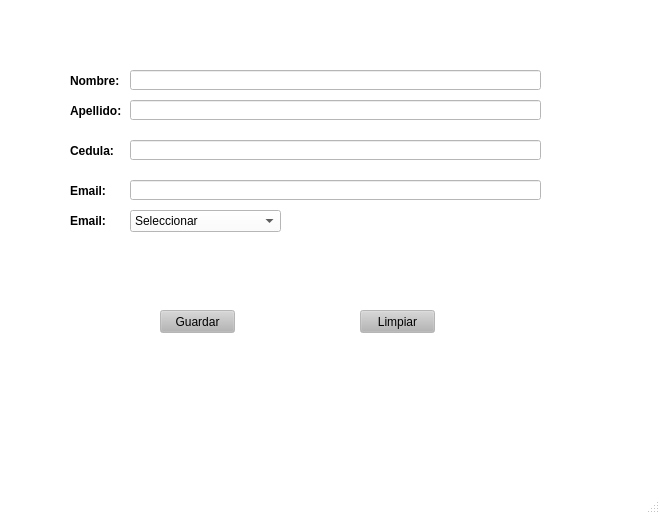
<?xml version="1.0" encoding="UTF-8"?>
<ui version="4.0">
 <class>vtnPrincipal</class>
 <widget class="QMainWindow" name="vtnPrincipal">
  <property name="geometry">
   <rect>
    <x>0</x>
    <y>0</y>
    <width>660</width>
    <height>514</height>
   </rect>
  </property>
  <property name="palette">
   <palette>
    <active>
     <colorrole role="WindowText">
      <brush brushstyle="SolidPattern">
       <color alpha="255">
        <red>0</red>
        <green>0</green>
        <blue>0</blue>
       </color>
      </brush>
     </colorrole>
     <colorrole role="Button">
      <brush brushstyle="SolidPattern">
       <color alpha="255">
        <red>255</red>
        <green>255</green>
        <blue>255</blue>
       </color>
      </brush>
     </colorrole>
     <colorrole role="Light">
      <brush brushstyle="SolidPattern">
       <color alpha="255">
        <red>255</red>
        <green>255</green>
        <blue>255</blue>
       </color>
      </brush>
     </colorrole>
     <colorrole role="Midlight">
      <brush brushstyle="SolidPattern">
       <color alpha="255">
        <red>255</red>
        <green>255</green>
        <blue>255</blue>
       </color>
      </brush>
     </colorrole>
     <colorrole role="Dark">
      <brush brushstyle="SolidPattern">
       <color alpha="255">
        <red>127</red>
        <green>127</green>
        <blue>127</blue>
       </color>
      </brush>
     </colorrole>
     <colorrole role="Mid">
      <brush brushstyle="SolidPattern">
       <color alpha="255">
        <red>170</red>
        <green>170</green>
        <blue>170</blue>
       </color>
      </brush>
     </colorrole>
     <colorrole role="Text">
      <brush brushstyle="SolidPattern">
       <color alpha="255">
        <red>0</red>
        <green>0</green>
        <blue>0</blue>
       </color>
      </brush>
     </colorrole>
     <colorrole role="BrightText">
      <brush brushstyle="SolidPattern">
       <color alpha="255">
        <red>255</red>
        <green>255</green>
        <blue>255</blue>
       </color>
      </brush>
     </colorrole>
     <colorrole role="ButtonText">
      <brush brushstyle="SolidPattern">
       <color alpha="255">
        <red>0</red>
        <green>0</green>
        <blue>0</blue>
       </color>
      </brush>
     </colorrole>
     <colorrole role="Base">
      <brush brushstyle="SolidPattern">
       <color alpha="255">
        <red>255</red>
        <green>255</green>
        <blue>255</blue>
       </color>
      </brush>
     </colorrole>
     <colorrole role="Window">
      <brush brushstyle="SolidPattern">
       <color alpha="255">
        <red>255</red>
        <green>255</green>
        <blue>255</blue>
       </color>
      </brush>
     </colorrole>
     <colorrole role="Shadow">
      <brush brushstyle="SolidPattern">
       <color alpha="255">
        <red>0</red>
        <green>0</green>
        <blue>0</blue>
       </color>
      </brush>
     </colorrole>
     <colorrole role="AlternateBase">
      <brush brushstyle="SolidPattern">
       <color alpha="255">
        <red>255</red>
        <green>255</green>
        <blue>255</blue>
       </color>
      </brush>
     </colorrole>
     <colorrole role="ToolTipBase">
      <brush brushstyle="SolidPattern">
       <color alpha="255">
        <red>255</red>
        <green>255</green>
        <blue>220</blue>
       </color>
      </brush>
     </colorrole>
     <colorrole role="ToolTipText">
      <brush brushstyle="SolidPattern">
       <color alpha="255">
        <red>0</red>
        <green>0</green>
        <blue>0</blue>
       </color>
      </brush>
     </colorrole>
    </active>
    <inactive>
     <colorrole role="WindowText">
      <brush brushstyle="SolidPattern">
       <color alpha="255">
        <red>0</red>
        <green>0</green>
        <blue>0</blue>
       </color>
      </brush>
     </colorrole>
     <colorrole role="Button">
      <brush brushstyle="SolidPattern">
       <color alpha="255">
        <red>255</red>
        <green>255</green>
        <blue>255</blue>
       </color>
      </brush>
     </colorrole>
     <colorrole role="Light">
      <brush brushstyle="SolidPattern">
       <color alpha="255">
        <red>255</red>
        <green>255</green>
        <blue>255</blue>
       </color>
      </brush>
     </colorrole>
     <colorrole role="Midlight">
      <brush brushstyle="SolidPattern">
       <color alpha="255">
        <red>255</red>
        <green>255</green>
        <blue>255</blue>
       </color>
      </brush>
     </colorrole>
     <colorrole role="Dark">
      <brush brushstyle="SolidPattern">
       <color alpha="255">
        <red>127</red>
        <green>127</green>
        <blue>127</blue>
       </color>
      </brush>
     </colorrole>
     <colorrole role="Mid">
      <brush brushstyle="SolidPattern">
       <color alpha="255">
        <red>170</red>
        <green>170</green>
        <blue>170</blue>
       </color>
      </brush>
     </colorrole>
     <colorrole role="Text">
      <brush brushstyle="SolidPattern">
       <color alpha="255">
        <red>0</red>
        <green>0</green>
        <blue>0</blue>
       </color>
      </brush>
     </colorrole>
     <colorrole role="BrightText">
      <brush brushstyle="SolidPattern">
       <color alpha="255">
        <red>255</red>
        <green>255</green>
        <blue>255</blue>
       </color>
      </brush>
     </colorrole>
     <colorrole role="ButtonText">
      <brush brushstyle="SolidPattern">
       <color alpha="255">
        <red>0</red>
        <green>0</green>
        <blue>0</blue>
       </color>
      </brush>
     </colorrole>
     <colorrole role="Base">
      <brush brushstyle="SolidPattern">
       <color alpha="255">
        <red>255</red>
        <green>255</green>
        <blue>255</blue>
       </color>
      </brush>
     </colorrole>
     <colorrole role="Window">
      <brush brushstyle="SolidPattern">
       <color alpha="255">
        <red>255</red>
        <green>255</green>
        <blue>255</blue>
       </color>
      </brush>
     </colorrole>
     <colorrole role="Shadow">
      <brush brushstyle="SolidPattern">
       <color alpha="255">
        <red>0</red>
        <green>0</green>
        <blue>0</blue>
       </color>
      </brush>
     </colorrole>
     <colorrole role="AlternateBase">
      <brush brushstyle="SolidPattern">
       <color alpha="255">
        <red>255</red>
        <green>255</green>
        <blue>255</blue>
       </color>
      </brush>
     </colorrole>
     <colorrole role="ToolTipBase">
      <brush brushstyle="SolidPattern">
       <color alpha="255">
        <red>255</red>
        <green>255</green>
        <blue>220</blue>
       </color>
      </brush>
     </colorrole>
     <colorrole role="ToolTipText">
      <brush brushstyle="SolidPattern">
       <color alpha="255">
        <red>0</red>
        <green>0</green>
        <blue>0</blue>
       </color>
      </brush>
     </colorrole>
    </inactive>
    <disabled>
     <colorrole role="WindowText">
      <brush brushstyle="SolidPattern">
       <color alpha="255">
        <red>127</red>
        <green>127</green>
        <blue>127</blue>
       </color>
      </brush>
     </colorrole>
     <colorrole role="Button">
      <brush brushstyle="SolidPattern">
       <color alpha="255">
        <red>255</red>
        <green>255</green>
        <blue>255</blue>
       </color>
      </brush>
     </colorrole>
     <colorrole role="Light">
      <brush brushstyle="SolidPattern">
       <color alpha="255">
        <red>255</red>
        <green>255</green>
        <blue>255</blue>
       </color>
      </brush>
     </colorrole>
     <colorrole role="Midlight">
      <brush brushstyle="SolidPattern">
       <color alpha="255">
        <red>255</red>
        <green>255</green>
        <blue>255</blue>
       </color>
      </brush>
     </colorrole>
     <colorrole role="Dark">
      <brush brushstyle="SolidPattern">
       <color alpha="255">
        <red>127</red>
        <green>127</green>
        <blue>127</blue>
       </color>
      </brush>
     </colorrole>
     <colorrole role="Mid">
      <brush brushstyle="SolidPattern">
       <color alpha="255">
        <red>170</red>
        <green>170</green>
        <blue>170</blue>
       </color>
      </brush>
     </colorrole>
     <colorrole role="Text">
      <brush brushstyle="SolidPattern">
       <color alpha="255">
        <red>127</red>
        <green>127</green>
        <blue>127</blue>
       </color>
      </brush>
     </colorrole>
     <colorrole role="BrightText">
      <brush brushstyle="SolidPattern">
       <color alpha="255">
        <red>255</red>
        <green>255</green>
        <blue>255</blue>
       </color>
      </brush>
     </colorrole>
     <colorrole role="ButtonText">
      <brush brushstyle="SolidPattern">
       <color alpha="255">
        <red>127</red>
        <green>127</green>
        <blue>127</blue>
       </color>
      </brush>
     </colorrole>
     <colorrole role="Base">
      <brush brushstyle="SolidPattern">
       <color alpha="255">
        <red>255</red>
        <green>255</green>
        <blue>255</blue>
       </color>
      </brush>
     </colorrole>
     <colorrole role="Window">
      <brush brushstyle="SolidPattern">
       <color alpha="255">
        <red>255</red>
        <green>255</green>
        <blue>255</blue>
       </color>
      </brush>
     </colorrole>
     <colorrole role="Shadow">
      <brush brushstyle="SolidPattern">
       <color alpha="255">
        <red>0</red>
        <green>0</green>
        <blue>0</blue>
       </color>
      </brush>
     </colorrole>
     <colorrole role="AlternateBase">
      <brush brushstyle="SolidPattern">
       <color alpha="255">
        <red>255</red>
        <green>255</green>
        <blue>255</blue>
       </color>
      </brush>
     </colorrole>
     <colorrole role="ToolTipBase">
      <brush brushstyle="SolidPattern">
       <color alpha="255">
        <red>255</red>
        <green>255</green>
        <blue>220</blue>
       </color>
      </brush>
     </colorrole>
     <colorrole role="ToolTipText">
      <brush brushstyle="SolidPattern">
       <color alpha="255">
        <red>0</red>
        <green>0</green>
        <blue>0</blue>
       </color>
      </brush>
     </colorrole>
    </disabled>
   </palette>
  </property>
  <property name="windowTitle">
   <string>Sistema de Administración de Persona</string>
  </property>
  <widget class="QWidget" name="centralwidget">
   <widget class="QLabel" name="lblNombre">
    <property name="geometry">
     <rect>
      <x>70</x>
      <y>60</y>
      <width>131</width>
      <height>41</height>
     </rect>
    </property>
    <property name="font">
     <font>
      <weight>75</weight>
      <bold>true</bold>
     </font>
    </property>
    <property name="mouseTracking">
     <bool>false</bool>
    </property>
    <property name="tabletTracking">
     <bool>false</bool>
    </property>
    <property name="text">
     <string>Nombre:</string>
    </property>
   </widget>
   <widget class="QLabel" name="lblApellido">
    <property name="geometry">
     <rect>
      <x>70</x>
      <y>90</y>
      <width>131</width>
      <height>41</height>
     </rect>
    </property>
    <property name="font">
     <font>
      <weight>75</weight>
      <bold>true</bold>
     </font>
    </property>
    <property name="mouseTracking">
     <bool>false</bool>
    </property>
    <property name="tabletTracking">
     <bool>false</bool>
    </property>
    <property name="text">
     <string>Apellido:</string>
    </property>
   </widget>
   <widget class="QLineEdit" name="TxTNombre">
    <property name="geometry">
     <rect>
      <x>130</x>
      <y>70</y>
      <width>411</width>
      <height>20</height>
     </rect>
    </property>
    <property name="text">
     <string/>
    </property>
    <property name="maxLength">
     <number>20</number>
    </property>
   </widget>
   <widget class="QLineEdit" name="TxTApellido">
    <property name="geometry">
     <rect>
      <x>130</x>
      <y>100</y>
      <width>411</width>
      <height>20</height>
     </rect>
    </property>
    <property name="maxLength">
     <number>20</number>
    </property>
   </widget>
   <widget class="QPushButton" name="btnGuardar">
    <property name="geometry">
     <rect>
      <x>160</x>
      <y>310</y>
      <width>75</width>
      <height>23</height>
     </rect>
    </property>
    <property name="palette">
     <palette>
      <active>
       <colorrole role="Button">
        <brush brushstyle="SolidPattern">
         <color alpha="255">
          <red>181</red>
          <green>181</green>
          <blue>181</blue>
         </color>
        </brush>
       </colorrole>
       <colorrole role="Light">
        <brush brushstyle="SolidPattern">
         <color alpha="255">
          <red>156</red>
          <green>156</green>
          <blue>156</blue>
         </color>
        </brush>
       </colorrole>
       <colorrole role="Midlight">
        <brush brushstyle="SolidPattern">
         <color alpha="255">
          <red>150</red>
          <green>150</green>
          <blue>150</blue>
         </color>
        </brush>
       </colorrole>
      </active>
      <inactive>
       <colorrole role="Button">
        <brush brushstyle="SolidPattern">
         <color alpha="255">
          <red>181</red>
          <green>181</green>
          <blue>181</blue>
         </color>
        </brush>
       </colorrole>
       <colorrole role="Light">
        <brush brushstyle="SolidPattern">
         <color alpha="255">
          <red>156</red>
          <green>156</green>
          <blue>156</blue>
         </color>
        </brush>
       </colorrole>
       <colorrole role="Midlight">
        <brush brushstyle="SolidPattern">
         <color alpha="255">
          <red>150</red>
          <green>150</green>
          <blue>150</blue>
         </color>
        </brush>
       </colorrole>
      </inactive>
      <disabled>
       <colorrole role="Button">
        <brush brushstyle="SolidPattern">
         <color alpha="255">
          <red>181</red>
          <green>181</green>
          <blue>181</blue>
         </color>
        </brush>
       </colorrole>
       <colorrole role="Light">
        <brush brushstyle="SolidPattern">
         <color alpha="255">
          <red>156</red>
          <green>156</green>
          <blue>156</blue>
         </color>
        </brush>
       </colorrole>
       <colorrole role="Midlight">
        <brush brushstyle="SolidPattern">
         <color alpha="255">
          <red>150</red>
          <green>150</green>
          <blue>150</blue>
         </color>
        </brush>
       </colorrole>
      </disabled>
     </palette>
    </property>
    <property name="text">
     <string>Guardar</string>
    </property>
   </widget>
   <widget class="QLabel" name="lblCedula">
    <property name="geometry">
     <rect>
      <x>70</x>
      <y>130</y>
      <width>131</width>
      <height>41</height>
     </rect>
    </property>
    <property name="font">
     <font>
      <weight>75</weight>
      <bold>true</bold>
     </font>
    </property>
    <property name="mouseTracking">
     <bool>false</bool>
    </property>
    <property name="tabletTracking">
     <bool>false</bool>
    </property>
    <property name="text">
     <string>Cedula:</string>
    </property>
   </widget>
   <widget class="QLineEdit" name="TxTCedula">
    <property name="geometry">
     <rect>
      <x>130</x>
      <y>140</y>
      <width>411</width>
      <height>20</height>
     </rect>
    </property>
    <property name="maxLength">
     <number>10</number>
    </property>
   </widget>
   <widget class="QLabel" name="lblEmail">
    <property name="geometry">
     <rect>
      <x>70</x>
      <y>170</y>
      <width>131</width>
      <height>41</height>
     </rect>
    </property>
    <property name="font">
     <font>
      <weight>75</weight>
      <bold>true</bold>
     </font>
    </property>
    <property name="mouseTracking">
     <bool>false</bool>
    </property>
    <property name="tabletTracking">
     <bool>false</bool>
    </property>
    <property name="text">
     <string>Email:</string>
    </property>
   </widget>
   <widget class="QLineEdit" name="TxTEmail">
    <property name="geometry">
     <rect>
      <x>130</x>
      <y>180</y>
      <width>411</width>
      <height>20</height>
     </rect>
    </property>
    <property name="maxLength">
     <number>60</number>
    </property>
   </widget>
   <widget class="QLabel" name="lblSexo">
    <property name="geometry">
     <rect>
      <x>70</x>
      <y>200</y>
      <width>131</width>
      <height>41</height>
     </rect>
    </property>
    <property name="font">
     <font>
      <weight>75</weight>
      <bold>true</bold>
     </font>
    </property>
    <property name="mouseTracking">
     <bool>false</bool>
    </property>
    <property name="tabletTracking">
     <bool>false</bool>
    </property>
    <property name="text">
     <string>Email:</string>
    </property>
   </widget>
   <widget class="QComboBox" name="comboBox">
    <property name="geometry">
     <rect>
      <x>130</x>
      <y>210</y>
      <width>151</width>
      <height>22</height>
     </rect>
    </property>
    <item>
     <property name="text">
      <string>Seleccionar</string>
     </property>
    </item>
    <item>
     <property name="text">
      <string>Masculino</string>
     </property>
    </item>
    <item>
     <property name="text">
      <string>Feminino</string>
     </property>
    </item>
    <item>
     <property name="text">
      <string>Prefiero no decirlo</string>
     </property>
    </item>
   </widget>
   <widget class="QPushButton" name="btnLimpiar">
    <property name="geometry">
     <rect>
      <x>360</x>
      <y>310</y>
      <width>75</width>
      <height>23</height>
     </rect>
    </property>
    <property name="palette">
     <palette>
      <active>
       <colorrole role="Button">
        <brush brushstyle="SolidPattern">
         <color alpha="255">
          <red>181</red>
          <green>181</green>
          <blue>181</blue>
         </color>
        </brush>
       </colorrole>
       <colorrole role="Light">
        <brush brushstyle="SolidPattern">
         <color alpha="255">
          <red>156</red>
          <green>156</green>
          <blue>156</blue>
         </color>
        </brush>
       </colorrole>
       <colorrole role="Midlight">
        <brush brushstyle="SolidPattern">
         <color alpha="255">
          <red>150</red>
          <green>150</green>
          <blue>150</blue>
         </color>
        </brush>
       </colorrole>
      </active>
      <inactive>
       <colorrole role="Button">
        <brush brushstyle="SolidPattern">
         <color alpha="255">
          <red>181</red>
          <green>181</green>
          <blue>181</blue>
         </color>
        </brush>
       </colorrole>
       <colorrole role="Light">
        <brush brushstyle="SolidPattern">
         <color alpha="255">
          <red>156</red>
          <green>156</green>
          <blue>156</blue>
         </color>
        </brush>
       </colorrole>
       <colorrole role="Midlight">
        <brush brushstyle="SolidPattern">
         <color alpha="255">
          <red>150</red>
          <green>150</green>
          <blue>150</blue>
         </color>
        </brush>
       </colorrole>
      </inactive>
      <disabled>
       <colorrole role="Button">
        <brush brushstyle="SolidPattern">
         <color alpha="255">
          <red>181</red>
          <green>181</green>
          <blue>181</blue>
         </color>
        </brush>
       </colorrole>
       <colorrole role="Light">
        <brush brushstyle="SolidPattern">
         <color alpha="255">
          <red>156</red>
          <green>156</green>
          <blue>156</blue>
         </color>
        </brush>
       </colorrole>
       <colorrole role="Midlight">
        <brush brushstyle="SolidPattern">
         <color alpha="255">
          <red>150</red>
          <green>150</green>
          <blue>150</blue>
         </color>
        </brush>
       </colorrole>
      </disabled>
     </palette>
    </property>
    <property name="text">
     <string>Limpiar</string>
    </property>
   </widget>
  </widget>
  <widget class="QMenuBar" name="menubar">
   <property name="geometry">
    <rect>
     <x>0</x>
     <y>0</y>
     <width>660</width>
     <height>21</height>
    </rect>
   </property>
  </widget>
  <widget class="QStatusBar" name="statusbar"/>
 </widget>
 <resources/>
 <connections/>
</ui>
